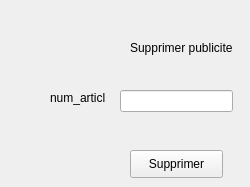
        <widget class="QWidget" name="tab_16">
         <attribute name="title">
          <string>Supprimer</string>
         </attribute>
         <widget class="QLabel" name="label_33">
          <property name="geometry">
           <rect>
            <x>50</x>
            <y>90</y>
            <width>55</width>
            <height>16</height>
           </rect>
          </property>
          <property name="text">
           <string>num_article</string>
          </property>
         </widget>
         <widget class="QLineEdit" name="num_articleSuppr_2">
          <property name="geometry">
           <rect>
            <x>120</x>
            <y>90</y>
            <width>113</width>
            <height>22</height>
           </rect>
          </property>
         </widget>
         <widget class="QPushButton" name="supprimerPub_2">
          <property name="geometry">
           <rect>
            <x>130</x>
            <y>150</y>
            <width>93</width>
            <height>28</height>
           </rect>
          </property>
          <property name="text">
           <string>Supprimer</string>
          </property>
         </widget>
         <widget class="QLabel" name="label_34">
          <property name="geometry">
           <rect>
            <x>130</x>
            <y>40</y>
            <width>111</width>
            <height>16</height>
           </rect>
          </property>
          <property name="text">
           <string>Supprimer publicite</string>
          </property>
         </widget>
        </widget>
